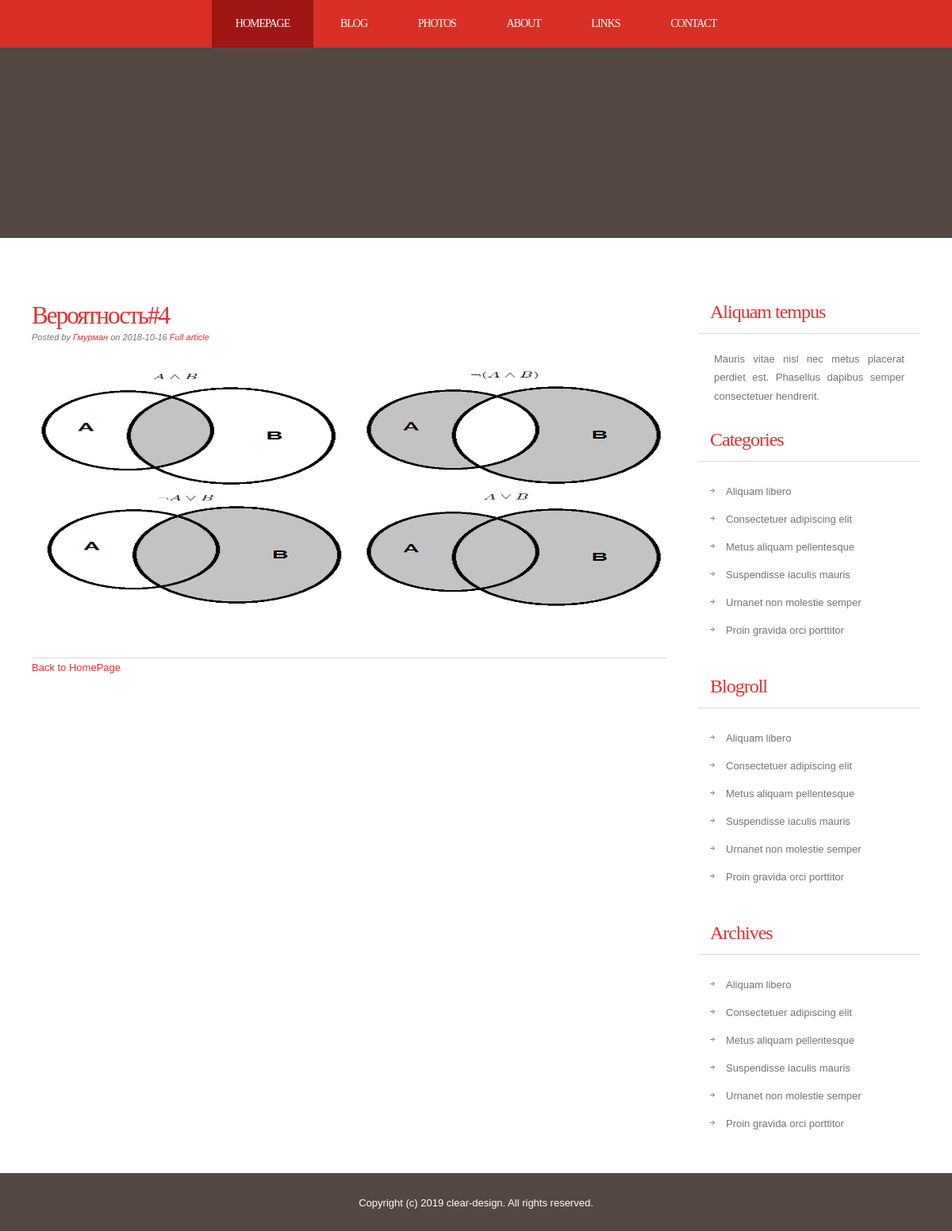
Page /news/4 on the committed database.
### tables this page shows
CREATE TABLE IF NOT EXISTS `news` (
  `id` tinyint(4) NOT NULL AUTO_INCREMENT,
  `title` tinytext,
  `date` date DEFAULT NULL,
  `author_name` tinytext,
  `short_content` tinytext,
  `preview` tinytext,
  PRIMARY KEY (`id`)
);

### config/routes.php (called while the page is built)
<?php
return array(
    'cart'=>'cart/view',
    'news/([0-9]+)' => 'news/view/$1',
    '' => 'news/index',
);

### index.php (called while the page is built, shortened)
<?php
require_once (ROOT.'/components/Router.php');
$router = new Router();
$router->run();

### models/News.php (called while the page is built, shortened)
<?php
class News
{
    public static function getNewListByID($id)
    {
        $db=DB::getConnect();
        $result = $db->query('SELECT * FROM news WHERE id='.$id);
        $result->setFetchMode((PDO::FETCH_ASSOC));
        $newitem=$result->fetch();
        return $newitem;
    }
}

### views/news/onenew.php (the view, shortened to what this page needs)
<!DOCTYPE html PUBLIC "-//W3C//DTD XHTML 1.0 Strict//EN" "http://www.w3.org/TR/xhtml1/DTD/xhtml1-strict.dtd">
<html xmlns="http://www.w3.org/1999/xhtml">
<head>
    <link href="/template/css/style.css" rel="stylesheet" type="text/css" media="screen" />
</head>
<body>
<div id="menu-wrapper">
    <div id="menu">
        <ul>
            <li class="current_page_item"><a href="#">Homepage</a></li>
            <li><a href="#">Blog</a></li>
            <li><a href="#">Photos</a></li>
            <li><a href="#">About</a></li>
            <li><a href="#">Links</a></li>
            <li><a href="#">Contact</a></li>
        </ul>
    </div>
</div>
<div id="wrapper">
    <div id="header-wrapper">
        <div id="header">
            <div id="logo">
            </div>
        </div>
    </div>
    <div id="page">
        <div id="page-bgtop">
            <div id="page-bgbtm">
                <div id="content">
                    <div class="post">
                            <h2 class="title"><a href="/news/<?php echo $newitem['id'];?>"> <?php echo $newitem['title'].'#'.$newitem['id'];?></a></h2>
                            <p class="meta">Posted by <a href="#"><?php echo $newitem['author_name'];?></a> on <?php echo $newitem['date'];?>
                                <a href="/news/<?php echo $newitem['id'];?>" class="permalink">Full article</a>
                            </p>
                            <div class="entry">
                                <p> <img src="/template/images/<?php echo $newitem['preview'];?>" width="800 " height="300"></p>
                            </div>
                    </div>
                    <p><a href='/' class="permalink">Back to HomePage</a></p>
                    <div style="clear: both;">&nbsp;</div>
                </div>
                <div id="sidebar">
                    <ul>
                        <li>
                            <h2>Aliquam tempus</h2>
                            <p>Mauris vitae nisl nec metus placerat perdiet est. Phasellus dapibus semper consectetuer hendrerit.</p>
                        </li>
                        <li>
                            <h2>Categories</h2>
                            <ul>
                                <li><a href="#">Aliquam libero</a></li>
                                <li><a href="#">Consectetuer adipiscing elit</a></li>
                                <li><a href="#">Metus aliquam pellentesque</a></li>
                                <li><a href="#">Suspendisse iaculis mauris</a></li>
                                <li><a href="#">Urnanet non molestie semper</a></li>
                                <li><a href="#">Proin gravida orci porttitor</a></li>
                            </ul>
                        </li>
                        <li>
                            <h2>Blogroll</h2>
                            <ul>
                                <li><a href="#">Aliquam libero</a></li>
                                <li><a href="#">Consectetuer adipiscing elit</a></li>
                                <li><a href="#">Metus aliquam pellentesque</a></li>
                                <li><a href="#">Suspendisse iaculis mauris</a></li>
                                <li><a href="#">Urnanet non molestie semper</a></li>
                                <li><a href="#">Proin gravida orci porttitor</a></li>
                            </ul>
                        </li>
                        <li>
                            <h2>Archives</h2>
                            <ul>
                                <li><a href="#">Aliquam libero</a></li>
                                <li><a href="#">Consectetuer adipiscing elit</a></li>
                                <li><a href="#">Metus aliquam pellentesque</a></li>
                                <li><a href="#">Suspendisse iaculis mauris</a></li>
                                <li><a href="#">Urnanet non molestie semper</a></li>
                                <li><a href="#">Proin gravida orci porttitor</a></li>
                            </ul>
                        </li>
                    </ul>
                </div>
                <div style="clear: both;">&nbsp;</div>
            </div>
        </div>
    </div>
</div>
<div id="footer">
    <p>Copyright (c) 2019 clear-design. All rights reserved.</p>
</div>
</body>
</html>

### components/Router.php (shortened to what this page needs)
<?php
class Router
{
    private $routes;
    public function __construct()
    {
        $routesPath = ROOT.'/config/routes.php';
        $this->routes = include($routesPath);
    }
    private function getURI()
    {
        if(!empty($_SERVER['REQUEST_URI']))
        {
            return trim($_SERVER['REQUEST_URI'],'/');
        }
    }
    public function run()
    {
        $uri=$this->getURI();
        foreach ($this->routes  as $uriPattern=>$path)
        {
            if(preg_match("~$uriPattern~",$uri))
            {
                $internalRoute=preg_replace("~$uriPattern~",$path,$uri);
                $segment=explode('/',$internalRoute);
                $controllername=array_shift($segment).'Controller';
                $actionname='action'.ucfirst(array_shift($segment));
                $parametr = $segment;
                $controllerobject = new $controllername;
                $result = call_user_func_array(array($controllerobject, $actionname), $parametr);
                if ($result != null)
                {
                    break;
                }
            }
        }
    }
}

### template/css/style.css (style rules this page uses)
body { margin: 0; padding: 0; background: #554842; font-family: Arial, Helvetica, sans-serif; font-size: 13px; color: #737373; }
h1, h2, h3 { margin: 0; padding: 0; font-family: 'Arvo', serif; font-weight: normal; color: #FFA800; }
h2 { font-size: 2.4em; }
p, ul, ol { margin-top: 0; line-height: 180%; }
a { text-decoration: none; color: #E42E33; }
#wrapper { margin: 0 auto; padding: 0; }
#header-wrapper { height: 240px; }
#header { width: 960px; height: 240px; margin: 0 auto; }
#logo { width: 980px; height: 100px; margin: 0px auto; padding: 80px 0px 0px 0px; color: #FFFFFF; }
#menu-wrapper { overflow: hidden; height: 60px; background: #DA2F27; }
#menu { width: 940px; margin: 0px auto; }
#menu ul { margin: 0; padding: 0px 0px 0px 0px; list-style: none; line-height: normal; text-align: center; }
#menu li { display: inline-block; }
#menu a { display: block; float: left; height: 60px; margin: 0px; padding: 0px 30px 0px 30px; line-height: 60px; letter-spacing: -1px; text-decoration: none; text-transform: uppercase; font-family: 'Arvo', serif; font-size: 14px; font-weight: normal; color: #FFFFFF; border: none; }
#menu .current_page_item a { background: #9F1615; color: #FFFFFF; }
#page { width: 1200px; margin: 0 auto; padding: 0; background-color: #FFFFFF; }
#page-bgbtm { margin: 0px; padding: 40px 40px 0px 40px; }
#content { float: left; width: 800px; padding: 0px 0px 0px 0px; }
.post { clear: both; padding: 30px 0px; border-bottom: 1px solid #D9D9D9; }
.post .title { padding-top: 10px; letter-spacing: -2px; }
.post .title a { border: none; color: #E42E33; }
.post .meta { padding-bottom: 10px; text-align: left; font-family: Arial, Helvetica, sans-serif; font-size: 11px; font-style: italic; }
.post .entry { text-align: justify; margin-bottom: 25px; padding: 10px 0px 0px 0px; }
#sidebar { float: right; width: 280px; padding: 30px 0px 0px 0px; }
#sidebar ul { margin: 0; padding: 0; list-style: none; }
#sidebar li { margin: 0; padding: 0; }
#sidebar li ul { margin: 0px 15px; padding-bottom: 30px; }
#sidebar li li { padding-left: 20px; line-height: 35px; background: url(images/img07.jpg) no-repeat left 14px; }
#sidebar h2 { height: 38px; margin-bottom: 20px; padding: 12px 0 0 15px; border-bottom: 1px solid #D9D9D9; letter-spacing: -1px; font-size: 24px; color: #E42E33; }
#sidebar p { margin: 0 0px; padding: 0px 20px 20px 20px; text-align: justify; }
#sidebar a { border: none; color: #737373; }
#footer { overflow: hidden; width: 960px; margin: 0px auto 40px auto; font-family: Arial, Helvetica, sans-serif; }
#footer p { display: block; padding: 30px 0px; line-height: normal; text-align: center; color: #FFFFFF; }

### rows in the picture
news: title "Вероятность", id "4", author_name "Гмурман", date "2018-10-16", preview (picture)
